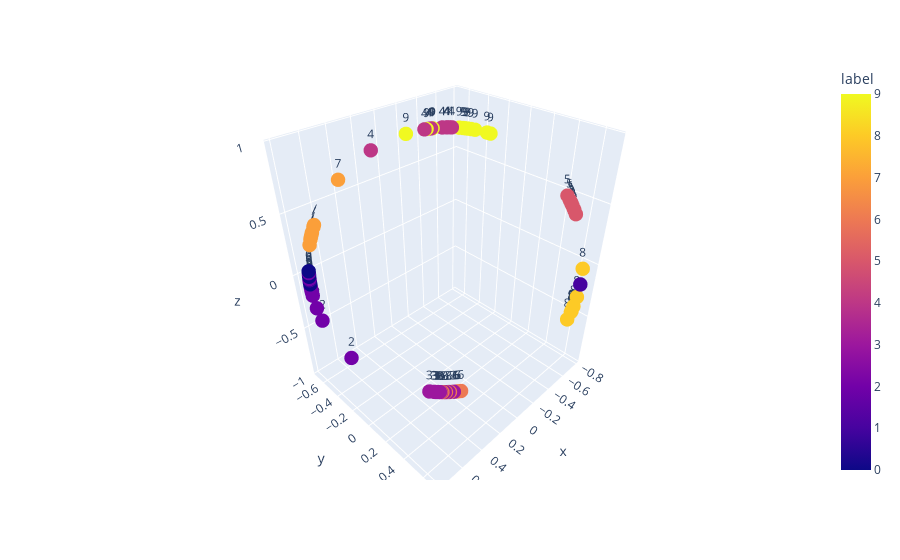

This figure's notebook cell:
### Code cell
projected_points = project_to_2D_unit_circle(embeds)
df = pd.DataFrame({'x': projected_points[:, 0], 
                   'y': projected_points[:, 1], 
                   'z': projected_points[:, 2], 
                   'label': batch_labels.numpy()})

fig = px.scatter_3d(df, x='x', y='y', z='z',
                      color='label', text='label')
fig.update_traces(marker_size = 5)
fig.show()
